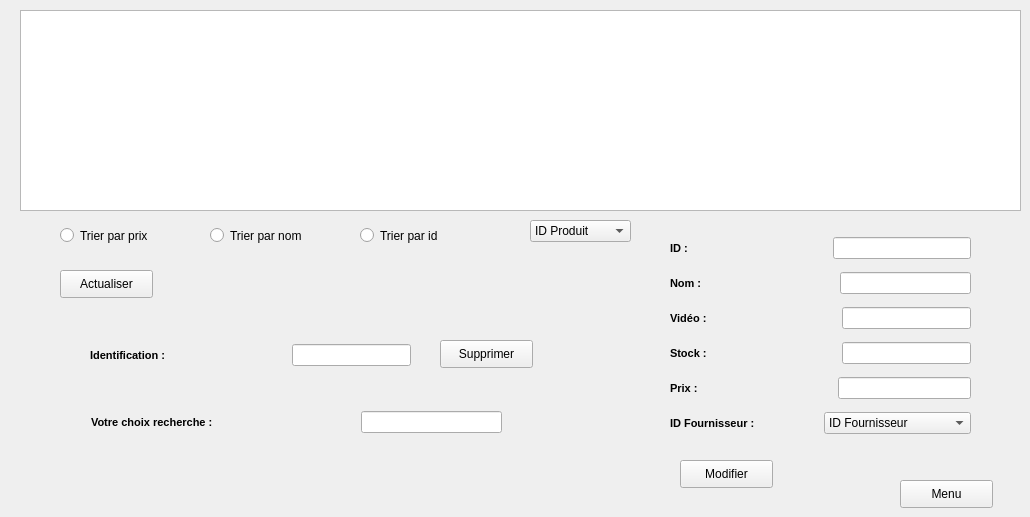
           <widget class="QWidget" name="Gestion_3">
            <attribute name="title">
             <string>Gestion des produits</string>
            </attribute>
            <widget class="QTableView" name="tab_produit_2">
             <property name="geometry">
              <rect>
               <x>20</x>
               <y>10</y>
               <width>1001</width>
               <height>201</height>
              </rect>
             </property>
            </widget>
            <widget class="QPushButton" name="read_2">
             <property name="geometry">
              <rect>
               <x>60</x>
               <y>270</y>
               <width>93</width>
               <height>28</height>
              </rect>
             </property>
             <property name="text">
              <string>Actualiser</string>
             </property>
            </widget>
            <widget class="QPushButton" name="pushButton_delete_2">
             <property name="geometry">
              <rect>
               <x>440</x>
               <y>340</y>
               <width>93</width>
               <height>28</height>
              </rect>
             </property>
             <property name="text">
              <string>Supprimer</string>
             </property>
            </widget>
            <widget class="QPushButton" name="pushButton_9">
             <property name="geometry">
              <rect>
               <x>680</x>
               <y>460</y>
               <width>93</width>
               <height>28</height>
              </rect>
             </property>
             <property name="text">
              <string>Modifier</string>
             </property>
            </widget>
            <widget class="QComboBox" name="comboBox_9">
             <property name="geometry">
              <rect>
               <x>530</x>
               <y>220</y>
               <width>101</width>
               <height>22</height>
              </rect>
             </property>
             <item>
              <property name="text">
               <string>ID Produit</string>
              </property>
             </item>
            </widget>
            <widget class="QRadioButton" name="radioButton_4">
             <property name="geometry">
              <rect>
               <x>360</x>
               <y>220</y>
               <width>141</width>
               <height>31</height>
              </rect>
             </property>
             <property name="text">
              <string>Trier par id</string>
             </property>
            </widget>
            <widget class="QRadioButton" name="radioButton_5">
             <property name="geometry">
              <rect>
               <x>210</x>
               <y>220</y>
               <width>141</width>
               <height>31</height>
              </rect>
             </property>
             <property name="text">
              <string>Trier par nom</string>
             </property>
            </widget>
            <widget class="QRadioButton" name="radioButton_6">
             <property name="geometry">
              <rect>
               <x>60</x>
               <y>220</y>
               <width>141</width>
               <height>31</height>
              </rect>
             </property>
             <property name="text">
              <string>Trier par prix</string>
             </property>
            </widget>
            <widget class="QPushButton" name="homeButton_16">
             <property name="geometry">
              <rect>
               <x>900</x>
               <y>480</y>
               <width>93</width>
               <height>28</height>
              </rect>
             </property>
             <property name="text">
              <string>Menu</string>
             </property>
            </widget>
            <widget class="QWidget" name="layoutWidget_12">
             <property name="geometry">
              <rect>
               <x>90</x>
               <y>340</y>
               <width>321</width>
               <height>31</height>
              </rect>
             </property>
             <layout class="QHBoxLayout" name="horizontalLayout_103">
              <item>
               <widget class="QLabel" name="label_118">
                <property name="font">
                 <font>
                  <pointsize>8</pointsize>
                  <weight>75</weight>
                  <bold>true</bold>
                 </font>
                </property>
                <property name="styleSheet">
                 <string notr="true">color: black;</string>
                </property>
                <property name="text">
                 <string>Identification :</string>
                </property>
               </widget>
              </item>
              <item>
               <spacer name="horizontalSpacer_83">
                <property name="orientation">
                 <enum>Qt::Horizontal</enum>
                </property>
                <property name="sizeHint" stdset="0">
                 <size>
                  <width>40</width>
                  <height>20</height>
                 </size>
                </property>
               </spacer>
              </item>
              <item>
               <widget class="QLineEdit" name="lineEdit_del_2">
                <property name="styleSheet">
                 <string notr="true">/*QLineEdit{
border: 2px solid rgb(37,39,48);
border -radius: 20px;
color: #FFF;
padding -left: 20px;
padding -right: 20px;
background-color:rgb(34,36,44);
}
QLineEdit:hover{
border: 2px solid rgb(48,50,62);
}
QLineEdit:focus{
border: 2px solid rgb(85,170,255);
background-color: rgb(43,45,56);
}</string>
                </property>
               </widget>
              </item>
             </layout>
            </widget>
            <widget class="QWidget" name="layoutWidget_14">
             <property name="geometry">
              <rect>
               <x>670</x>
               <y>230</y>
               <width>301</width>
               <height>211</height>
              </rect>
             </property>
             <layout class="QVBoxLayout" name="verticalLayout_45">
              <item>
               <layout class="QHBoxLayout" name="horizontalLayout_105">
                <item>
                 <widget class="QLabel" name="label_120">
                  <property name="font">
                   <font>
                    <pointsize>8</pointsize>
                    <weight>75</weight>
                    <bold>true</bold>
                   </font>
                  </property>
                  <property name="styleSheet">
                   <string notr="true">color: black;</string>
                  </property>
                  <property name="text">
                   <string>ID :</string>
                  </property>
                 </widget>
                </item>
                <item>
                 <spacer name="horizontalSpacer_85">
                  <property name="orientation">
                   <enum>Qt::Horizontal</enum>
                  </property>
                  <property name="sizeHint" stdset="0">
                   <size>
                    <width>40</width>
                    <height>20</height>
                   </size>
                  </property>
                 </spacer>
                </item>
                <item>
                 <widget class="QLineEdit" name="update_id_2">
                  <property name="styleSheet">
                   <string notr="true">/*QLineEdit{
border: 2px solid rgb(37,39,48);
border -radius: 20px;
color: #FFF;
padding -left: 20px;
padding -right: 20px;
background-color:rgb(34,36,44);
}
QLineEdit:hover{
border: 2px solid rgb(48,50,62);
}
QLineEdit:focus{
border: 2px solid rgb(85,170,255);
background-color: rgb(43,45,56);
}</string>
                  </property>
                 </widget>
                </item>
               </layout>
              </item>
              <item>
               <layout class="QHBoxLayout" name="horizontalLayout_106">
                <item>
                 <widget class="QLabel" name="label_121">
                  <property name="font">
                   <font>
                    <pointsize>8</pointsize>
                    <weight>75</weight>
                    <bold>true</bold>
                   </font>
                  </property>
                  <property name="styleSheet">
                   <string notr="true">color: black;</string>
                  </property>
                  <property name="text">
                   <string>Nom :</string>
                  </property>
                 </widget>
                </item>
                <item>
                 <spacer name="horizontalSpacer_86">
                  <property name="orientation">
                   <enum>Qt::Horizontal</enum>
                  </property>
                  <property name="sizeHint" stdset="0">
                   <size>
                    <width>40</width>
                    <height>20</height>
                   </size>
                  </property>
                 </spacer>
                </item>
                <item>
                 <widget class="QLineEdit" name="update_nom_2">
                  <property name="styleSheet">
                   <string notr="true">/*QLineEdit{
border: 2px solid rgb(37,39,48);
border -radius: 20px;
color: #FFF;
padding -left: 20px;
padding -right: 20px;
background-color:rgb(34,36,44);
}
QLineEdit:hover{
border: 2px solid rgb(48,50,62);
}
QLineEdit:focus{
border: 2px solid rgb(85,170,255);
background-color: rgb(43,45,56);
}</string>
                  </property>
                 </widget>
                </item>
               </layout>
              </item>
              <item>
               <layout class="QHBoxLayout" name="horizontalLayout_107">
                <item>
                 <widget class="QLabel" name="label_122">
                  <property name="font">
                   <font>
                    <pointsize>8</pointsize>
                    <weight>75</weight>
                    <bold>true</bold>
                   </font>
                  </property>
                  <property name="styleSheet">
                   <string notr="true">color: black;</string>
                  </property>
                  <property name="text">
                   <string>Vidéo :</string>
                  </property>
                 </widget>
                </item>
                <item>
                 <spacer name="horizontalSpacer_87">
                  <property name="orientation">
                   <enum>Qt::Horizontal</enum>
                  </property>
                  <property name="sizeHint" stdset="0">
                   <size>
                    <width>40</width>
                    <height>20</height>
                   </size>
                  </property>
                 </spacer>
                </item>
                <item>
                 <widget class="QLineEdit" name="update_video_2">
                  <property name="styleSheet">
                   <string notr="true">/*QLineEdit{
border: 2px solid rgb(37,39,48);
border -radius: 20px;
color: #FFF;
padding -left: 20px;
padding -right: 20px;
background-color:rgb(34,36,44);
}
QLineEdit:hover{
border: 2px solid rgb(48,50,62);
}
QLineEdit:focus{
border: 2px solid rgb(85,170,255);
background-color: rgb(43,45,56);
}*/</string>
                  </property>
                 </widget>
                </item>
               </layout>
              </item>
              <item>
               <layout class="QHBoxLayout" name="horizontalLayout_108">
                <item>
                 <widget class="QLabel" name="label_123">
                  <property name="font">
                   <font>
                    <pointsize>8</pointsize>
                    <weight>75</weight>
                    <bold>true</bold>
                   </font>
                  </property>
                  <property name="styleSheet">
                   <string notr="true">color: black;</string>
                  </property>
                  <property name="text">
                   <string>Stock :</string>
                  </property>
                 </widget>
                </item>
                <item>
                 <spacer name="horizontalSpacer_88">
                  <property name="orientation">
                   <enum>Qt::Horizontal</enum>
                  </property>
                  <property name="sizeHint" stdset="0">
                   <size>
                    <width>40</width>
                    <height>20</height>
                   </size>
                  </property>
                 </spacer>
                </item>
                <item>
                 <widget class="QLineEdit" name="update_stock_2">
                  <property name="styleSheet">
                   <string notr="true">/*QLineEdit{
border: 2px solid rgb(37,39,48);
border -radius: 20px;
color: #FFF;
padding -left: 20px;
padding -right: 20px;
background-color:rgb(34,36,44);
}
QLineEdit:hover{
border: 2px solid rgb(48,50,62);
}
QLineEdit:focus{
border: 2px solid rgb(85,170,255);
background-color: rgb(43,45,56);
}</string>
                  </property>
                 </widget>
                </item>
               </layout>
              </item>
              <item>
               <layout class="QHBoxLayout" name="horizontalLayout_109">
                <item>
                 <widget class="QLabel" name="label_124">
                  <property name="font">
                   <font>
                    <pointsize>8</pointsize>
                    <weight>75</weight>
                    <bold>true</bold>
                   </font>
                  </property>
                  <property name="styleSheet">
                   <string notr="true">color:black;</string>
                  </property>
                  <property name="text">
                   <string>Prix :</string>
                  </property>
                 </widget>
                </item>
                <item>
                 <spacer name="horizontalSpacer_89">
                  <property name="orientation">
                   <enum>Qt::Horizontal</enum>
                  </property>
                  <property name="sizeHint" stdset="0">
                   <size>
                    <width>40</width>
                    <height>20</height>
                   </size>
                  </property>
                 </spacer>
                </item>
                <item>
                 <widget class="QLineEdit" name="update_prix_2">
                  <property name="styleSheet">
                   <string notr="true">/*QLineEdit{
border: 2px solid rgb(37,39,48);
border -radius: 20px;
color: #FFF;
padding -left: 20px;
padding -right: 20px;
background-color:rgb(34,36,44);
}
QLineEdit:hover{
border: 2px solid rgb(48,50,62);
}
QLineEdit:focus{
border: 2px solid rgb(85,170,255);
background-color: rgb(43,45,56);
}*/</string>
                  </property>
                 </widget>
                </item>
               </layout>
              </item>
              <item>
               <layout class="QHBoxLayout" name="horizontalLayout_110">
                <item>
                 <widget class="QLabel" name="label_125">
                  <property name="font">
                   <font>
                    <pointsize>8</pointsize>
                    <weight>75</weight>
                    <bold>true</bold>
                   </font>
                  </property>
                  <property name="styleSheet">
                   <string notr="true">color:black;</string>
                  </property>
                  <property name="text">
                   <string>ID Fournisseur :</string>
                  </property>
                 </widget>
                </item>
                <item>
                 <widget class="QComboBox" name="comboBox_10">
                  <item>
                   <property name="text">
                    <string>ID Fournisseur</string>
                   </property>
                  </item>
                 </widget>
                </item>
               </layout>
              </item>
             </layout>
            </widget>
            <widget class="QWidget" name="layoutWidget">
             <property name="geometry">
              <rect>
               <x>91</x>
               <y>410</y>
               <width>411</width>
               <height>24</height>
              </rect>
             </property>
             <layout class="QHBoxLayout" name="horizontalLayout_104">
              <item>
               <widget class="QLabel" name="label_119">
                <property name="font">
                 <font>
                  <pointsize>8</pointsize>
                  <weight>75</weight>
                  <bold>true</bold>
                 </font>
                </property>
                <property name="text">
                 <string>Votre choix recherche :</string>
                </property>
               </widget>
              </item>
              <item>
               <spacer name="horizontalSpacer_44">
                <property name="orientation">
                 <enum>Qt::Horizontal</enum>
                </property>
                <property name="sizeHint" stdset="0">
                 <size>
                  <width>40</width>
                  <height>20</height>
                 </size>
                </property>
               </spacer>
              </item>
              <item>
               <widget class="QLineEdit" name="recherche_par_reference_5"/>
              </item>
             </layout>
            </widget>
           </widget>
